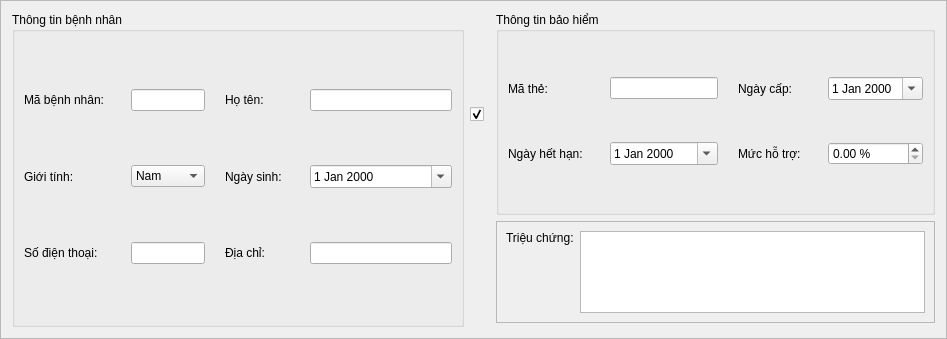
    <widget class="QFrame" name="frame_4">
     <property name="frameShape">
      <enum>QFrame::StyledPanel</enum>
     </property>
     <property name="frameShadow">
      <enum>QFrame::Raised</enum>
     </property>
     <layout class="QHBoxLayout" name="horizontalLayout_12">
      <item>
       <widget class="QGroupBox" name="personalInfo_groupBox">
        <property name="title">
         <string>Thông tin bệnh nhân</string>
        </property>
        <layout class="QGridLayout" name="gridLayout_2" columnstretch="4,5">
         <property name="horizontalSpacing">
          <number>20</number>
         </property>
         <item row="0" column="0">
          <layout class="QHBoxLayout" name="horizontalLayout_6">
           <item>
            <widget class="QLabel" name="id_label">
             <property name="sizePolicy">
              <sizepolicy hsizetype="Maximum" vsizetype="Preferred">
               <horstretch>0</horstretch>
               <verstretch>0</verstretch>
              </sizepolicy>
             </property>
             <property name="minimumSize">
              <size>
               <width>107</width>
               <height>0</height>
              </size>
             </property>
             <property name="text">
              <string>Mã bệnh nhân:</string>
             </property>
            </widget>
           </item>
           <item>
            <widget class="QLineEdit" name="id_lineEdit"/>
           </item>
          </layout>
         </item>
         <item row="0" column="1">
          <layout class="QHBoxLayout" name="horizontalLayout_2">
           <item>
            <widget class="QLabel" name="name_label">
             <property name="sizePolicy">
              <sizepolicy hsizetype="Maximum" vsizetype="Preferred">
               <horstretch>0</horstretch>
               <verstretch>0</verstretch>
              </sizepolicy>
             </property>
             <property name="minimumSize">
              <size>
               <width>85</width>
               <height>0</height>
              </size>
             </property>
             <property name="text">
              <string>Họ tên:</string>
             </property>
            </widget>
           </item>
           <item>
            <widget class="QLineEdit" name="name_lineEdit"/>
           </item>
          </layout>
         </item>
         <item row="1" column="0">
          <layout class="QHBoxLayout" name="horizontalLayout_3">
           <item>
            <widget class="QLabel" name="gender_label">
             <property name="sizePolicy">
              <sizepolicy hsizetype="Maximum" vsizetype="Preferred">
               <horstretch>0</horstretch>
               <verstretch>0</verstretch>
              </sizepolicy>
             </property>
             <property name="minimumSize">
              <size>
               <width>107</width>
               <height>0</height>
              </size>
             </property>
             <property name="text">
              <string>Giới tính:</string>
             </property>
            </widget>
           </item>
           <item>
            <widget class="QComboBox" name="gender_comboBox">
             <property name="sizePolicy">
              <sizepolicy hsizetype="Expanding" vsizetype="Fixed">
               <horstretch>0</horstretch>
               <verstretch>0</verstretch>
              </sizepolicy>
             </property>
             <item>
              <property name="text">
               <string>Nam</string>
              </property>
             </item>
             <item>
              <property name="text">
               <string>Nữ</string>
              </property>
             </item>
            </widget>
           </item>
          </layout>
         </item>
         <item row="1" column="1">
          <layout class="QHBoxLayout" name="horizontalLayout_4">
           <item>
            <widget class="QLabel" name="dob_label">
             <property name="sizePolicy">
              <sizepolicy hsizetype="Maximum" vsizetype="Preferred">
               <horstretch>0</horstretch>
               <verstretch>0</verstretch>
              </sizepolicy>
             </property>
             <property name="minimumSize">
              <size>
               <width>85</width>
               <height>0</height>
              </size>
             </property>
             <property name="text">
              <string>Ngày sinh:</string>
             </property>
            </widget>
           </item>
           <item>
            <widget class="QDateEdit" name="dob_dateEdit">
             <property name="sizePolicy">
              <sizepolicy hsizetype="Expanding" vsizetype="Fixed">
               <horstretch>0</horstretch>
               <verstretch>0</verstretch>
              </sizepolicy>
             </property>
             <property name="calendarPopup">
              <bool>true</bool>
             </property>
            </widget>
           </item>
          </layout>
         </item>
         <item row="2" column="0">
          <layout class="QHBoxLayout" name="horizontalLayout_7">
           <item>
            <widget class="QLabel" name="phone_label">
             <property name="sizePolicy">
              <sizepolicy hsizetype="Maximum" vsizetype="Preferred">
               <horstretch>0</horstretch>
               <verstretch>0</verstretch>
              </sizepolicy>
             </property>
             <property name="minimumSize">
              <size>
               <width>107</width>
               <height>0</height>
              </size>
             </property>
             <property name="text">
              <string>Số điện thoại:</string>
             </property>
            </widget>
           </item>
           <item>
            <widget class="QLineEdit" name="phone_lineEdit"/>
           </item>
          </layout>
         </item>
         <item row="2" column="1">
          <layout class="QHBoxLayout" name="horizontalLayout_5">
           <item>
            <widget class="QLabel" name="address_label">
             <property name="sizePolicy">
              <sizepolicy hsizetype="Maximum" vsizetype="Preferred">
               <horstretch>0</horstretch>
               <verstretch>0</verstretch>
              </sizepolicy>
             </property>
             <property name="minimumSize">
              <size>
               <width>85</width>
               <height>0</height>
              </size>
             </property>
             <property name="text">
              <string>Địa chỉ:</string>
             </property>
            </widget>
           </item>
           <item>
            <widget class="QLineEdit" name="address_lineEdit"/>
           </item>
          </layout>
         </item>
        </layout>
       </widget>
      </item>
      <item>
       <layout class="QVBoxLayout" name="verticalLayout_6">
        <item>
         <widget class="QCheckBox" name="insurance_checkBox">
          <property name="enabled">
           <bool>true</bool>
          </property>
          <property name="toolTip">
           <string>Sử dụng bảo hiểm</string>
          </property>
          <property name="text">
           <string/>
          </property>
          <property name="checked">
           <bool>true</bool>
          </property>
         </widget>
        </item>
        <item>
         <spacer name="verticalSpacer">
          <property name="orientation">
           <enum>Qt::Vertical</enum>
          </property>
          <property name="sizeType">
           <enum>QSizePolicy::Fixed</enum>
          </property>
          <property name="sizeHint" stdset="0">
           <size>
            <width>20</width>
            <height>110</height>
           </size>
          </property>
         </spacer>
        </item>
       </layout>
      </item>
      <item>
       <layout class="QVBoxLayout" name="verticalLayout_3" stretch="2,1">
        <property name="bottomMargin">
         <number>4</number>
        </property>
        <item>
         <widget class="QGroupBox" name="insuranceInfo_groupBox">
          <property name="enabled">
           <bool>true</bool>
          </property>
          <property name="title">
           <string>Thông tin bảo hiểm</string>
          </property>
          <layout class="QGridLayout" name="gridLayout" columnstretch="6,0">
           <property name="horizontalSpacing">
            <number>20</number>
           </property>
           <item row="0" column="1">
            <layout class="QHBoxLayout" name="horizontalLayout_9">
             <item>
              <widget class="QLabel" name="issueDate_label">
               <property name="sizePolicy">
                <sizepolicy hsizetype="Maximum" vsizetype="Preferred">
                 <horstretch>0</horstretch>
                 <verstretch>0</verstretch>
                </sizepolicy>
               </property>
               <property name="minimumSize">
                <size>
                 <width>90</width>
                 <height>0</height>
                </size>
               </property>
               <property name="text">
                <string>Ngày cấp:</string>
               </property>
              </widget>
             </item>
             <item>
              <widget class="QDateEdit" name="issueDate_dateEdit">
               <property name="sizePolicy">
                <sizepolicy hsizetype="Expanding" vsizetype="Fixed">
                 <horstretch>0</horstretch>
                 <verstretch>0</verstretch>
                </sizepolicy>
               </property>
               <property name="calendarPopup">
                <bool>true</bool>
               </property>
              </widget>
             </item>
            </layout>
           </item>
           <item row="0" column="0">
            <layout class="QHBoxLayout" name="horizontalLayout_8">
             <item>
              <widget class="QLabel" name="cardId_label">
               <property name="sizePolicy">
                <sizepolicy hsizetype="Maximum" vsizetype="Preferred">
                 <horstretch>0</horstretch>
                 <verstretch>0</verstretch>
                </sizepolicy>
               </property>
               <property name="minimumSize">
                <size>
                 <width>102</width>
                 <height>0</height>
                </size>
               </property>
               <property name="text">
                <string>Mã thẻ:</string>
               </property>
              </widget>
             </item>
             <item>
              <widget class="QLineEdit" name="cardId_lineEdit">
               <property name="sizePolicy">
                <sizepolicy hsizetype="Expanding" vsizetype="Fixed">
                 <horstretch>0</horstretch>
                 <verstretch>0</verstretch>
                </sizepolicy>
               </property>
              </widget>
             </item>
            </layout>
           </item>
           <item row="1" column="0">
            <layout class="QHBoxLayout" name="horizontalLayout_10">
             <item>
              <widget class="QLabel" name="expiryDate_label">
               <property name="sizePolicy">
                <sizepolicy hsizetype="Maximum" vsizetype="Preferred">
                 <horstretch>0</horstretch>
                 <verstretch>0</verstretch>
                </sizepolicy>
               </property>
               <property name="minimumSize">
                <size>
                 <width>102</width>
                 <height>0</height>
                </size>
               </property>
               <property name="text">
                <string>Ngày hết hạn:</string>
               </property>
              </widget>
             </item>
             <item>
              <widget class="QDateEdit" name="expiryDate_dateEdit">
               <property name="sizePolicy">
                <sizepolicy hsizetype="Expanding" vsizetype="Fixed">
                 <horstretch>0</horstretch>
                 <verstretch>0</verstretch>
                </sizepolicy>
               </property>
               <property name="calendarPopup">
                <bool>true</bool>
               </property>
              </widget>
             </item>
            </layout>
           </item>
           <item row="1" column="1">
            <layout class="QHBoxLayout" name="horizontalLayout_11">
             <item>
              <widget class="QLabel" name="coveragePercent_label">
               <property name="sizePolicy">
                <sizepolicy hsizetype="Maximum" vsizetype="Preferred">
                 <horstretch>0</horstretch>
                 <verstretch>0</verstretch>
                </sizepolicy>
               </property>
               <property name="minimumSize">
                <size>
                 <width>90</width>
                 <height>0</height>
                </size>
               </property>
               <property name="text">
                <string>Mức hỗ trợ:</string>
               </property>
              </widget>
             </item>
             <item>
              <widget class="QDoubleSpinBox" name="coveragePercent_doubleSpinBox">
               <property name="sizePolicy">
                <sizepolicy hsizetype="Expanding" vsizetype="Fixed">
                 <horstretch>0</horstretch>
                 <verstretch>0</verstretch>
                </sizepolicy>
               </property>
               <property name="suffix">
                <string> %</string>
               </property>
               <property name="maximum">
                <double>100.000000000000000</double>
               </property>
               <property name="singleStep">
                <double>5.000000000000000</double>
               </property>
              </widget>
             </item>
            </layout>
           </item>
          </layout>
         </widget>
        </item>
        <item>
         <widget class="QFrame" name="frame_6">
          <property name="frameShape">
           <enum>QFrame::StyledPanel</enum>
          </property>
          <property name="frameShadow">
           <enum>QFrame::Raised</enum>
          </property>
          <layout class="QHBoxLayout" name="horizontalLayout">
           <item>
            <widget class="QLabel" name="symptoms_label">
             <property name="sizePolicy">
              <sizepolicy hsizetype="Maximum" vsizetype="Expanding">
               <horstretch>0</horstretch>
               <verstretch>0</verstretch>
              </sizepolicy>
             </property>
             <property name="text">
              <string>Triệu chứng:</string>
             </property>
             <property name="alignment">
              <set>Qt::AlignLeading|Qt::AlignLeft|Qt::AlignTop</set>
             </property>
            </widget>
           </item>
           <item>
            <widget class="QPlainTextEdit" name="symptoms_plainTextEdit"/>
           </item>
          </layout>
         </widget>
        </item>
       </layout>
      </item>
     </layout>
    </widget>
